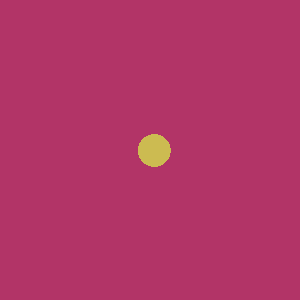
Frame 1 (no input)
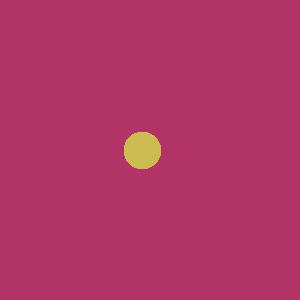
Frame 60 (the mouse pressed at the canvas centre just before this capture)
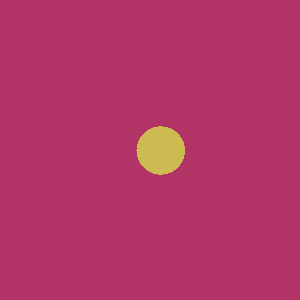
Frame 120 (the mouse held since frame 60 and released just before this capture)

The Processing sketch that drew these frames (run headless with seeded random() and noise(); from frame 60 on, the mouse is pressed at the canvas centre):

// Processing sketch: processing_11553
// ── processing_11553.pde

// working on this: http://code4k.blogspot.com/2009/10/potatro-and-raymarching-story-of.html

PImage img;
Sphere s;
// move through the screen points

Vector3d cameraCenter;
float screenDistance;
Vector3d rayPosition, lightPos;

void setup(){
  size(300, 300);
  smooth();
  
  img = createImage(width, height, RGB);
  s = new Sphere(new Vector3d(width/2.0, height/2.0, 10.0), 90);
  lightPos = new Vector3d(width/4.0, height/4.0, 5.0);
  cameraCenter = new Vector3d(width/2, height/2, -100);
  screenDistance = 5;
  rayPosition = new Vector3d(cameraCenter);
}

void draw(){
  // update the position of the sphere
  s.center.z = sin(millis()/200.0)*10+15;
  s.center.x = sin(millis()/300.0)*10+width/2.0;
  for(int h = 0;h<height;h++){
      for(int w = 0; w<width;w++){
          Vector3d screenPoint = new Vector3d(w, h, screenDistance);
          rayPosition = new Vector3d(cameraCenter);
          Vector3d ray = screenPoint.sub(cameraCenter);
          ray.normalize();
          // will need to do this in a loop if there is more than one sphere
          float sphereDistance = rayPosition.distance(s.center)-s.radius;
          //println(sphereDistance);
          ray.mult(sphereDistance);
          rayPosition.add(ray);
          if(rayPosition.distance(s.center)-s.radius<0.5){
              //float lightDist = rayPosition.distance(lightPos);
              color black = color(#CCBB51);
              set(w, h, black);
          }else{
              color orange = color(#B23467);
              set(w, h, orange);
          }
      }
  }
}

// wish I didn't have to write this over and over.
class Vector3d{
    float x, y, z;
    Vector3d(float _x, float _y, float _z){
        x = _x;
        y = _y;
        z = _z;
    }
    Vector3d(Vector3d _v){
        x = _v.x;
        y = _v.y;
        z = _v.z;
    }
    float distance(Vector3d _v){
        float xd = x - _v.x;
        float yd = y - _v.y;
        float zd = z - _v.z;
        return sqrt(xd*xd + yd*yd + zd*zd);
    }
    void normalize(){
        Vector3d zeroVector = new Vector3d(0, 0, 0);
        float length = distance(zeroVector);
        x /= length;
        y /= length;
        z /= length;
    }
    void add(Vector3d _v){
        x+=_v.x;
        y+=_v.y;
        z+=_v.z;
    }
    void mult(float _c){
      x*=_c;
      y*=_c;
      z*=_c;
    }
    Vector3d sub(Vector3d _v){
        return new Vector3d(x-_v.x, y-_v.y, z-_v.z);
    }
}

class Sphere{
    Vector3d center;
    float radius;
    Sphere(Vector3d _c, float _r){
        center = _c;
        radius = _r;
    }
}
